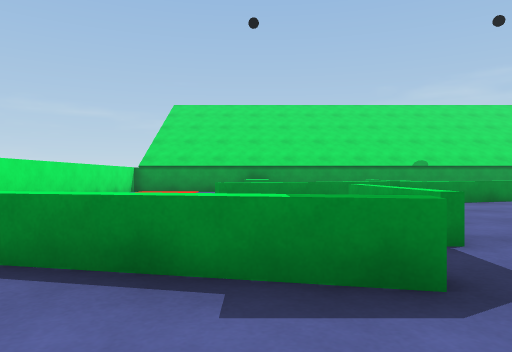
[1] (above)

17 first-person views from a walk through a scene from a Unity 3-D project. The camera is 0.58 m above the floor, looks level and sees 70° across. The floor is counted in squares, 1 m on a side. Each view is taken from the middle of a square. On the plan, view 1 faces up. The plan holds only what a view shows up to about 10 squares ahead; the rest is blank. The place goes on beyond the plan. The player is left out.

[2]
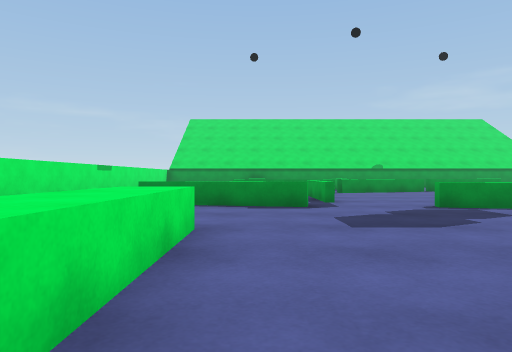

[3]
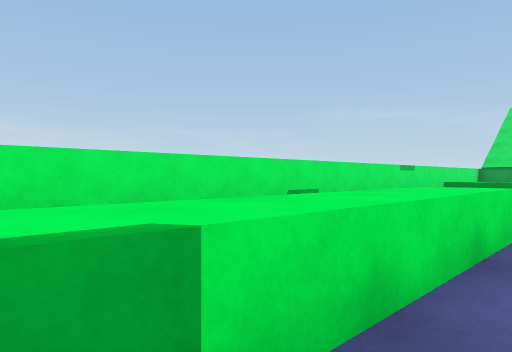

[4]
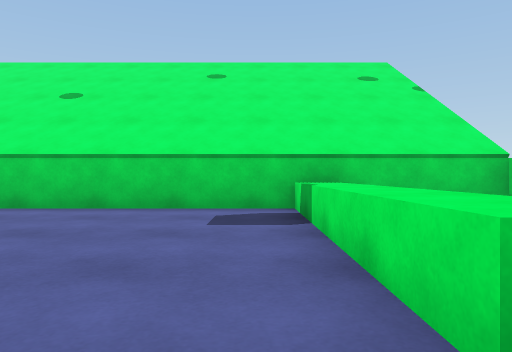

[5]
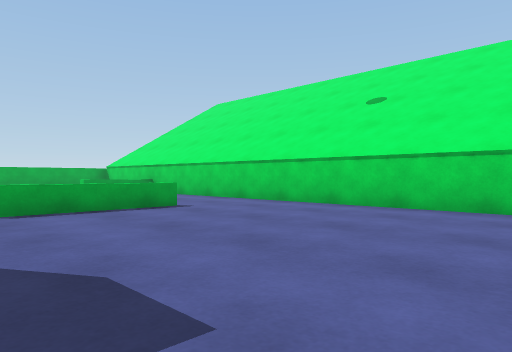

[6]
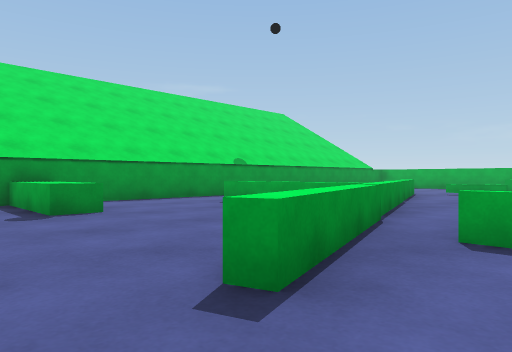

[7]
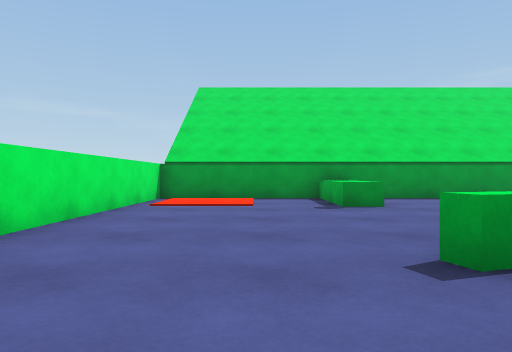

[8]
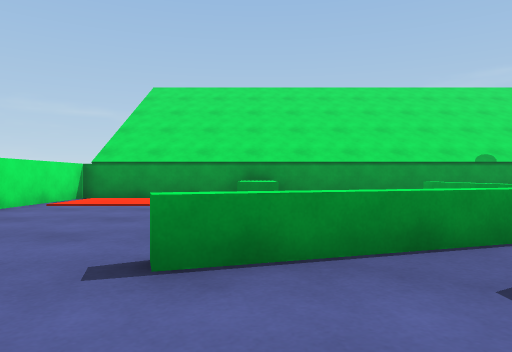

[9]
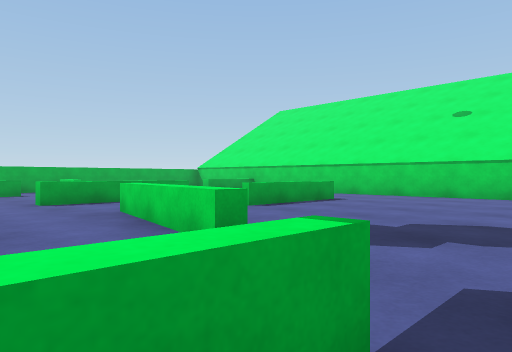

[10]
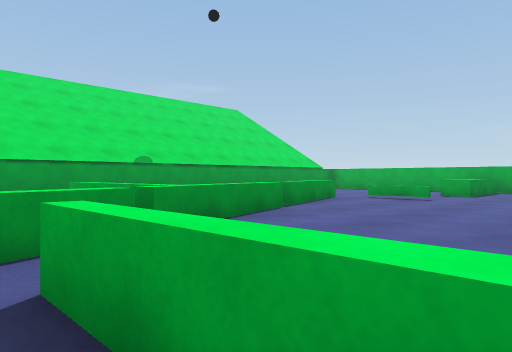

[11]
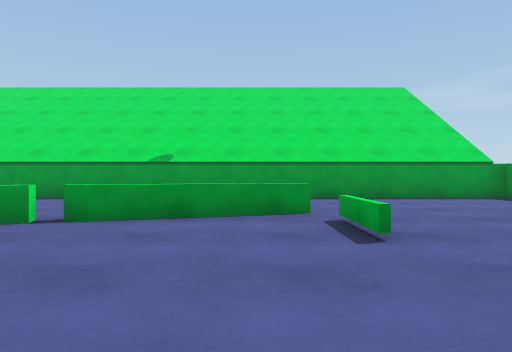

[12]
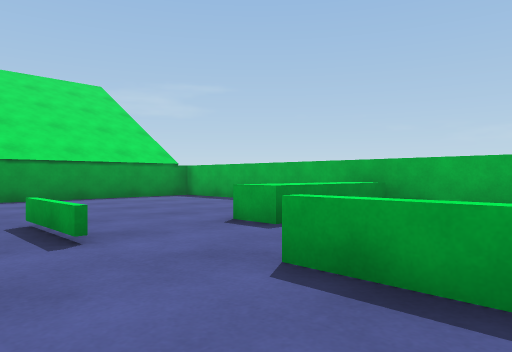

[13]
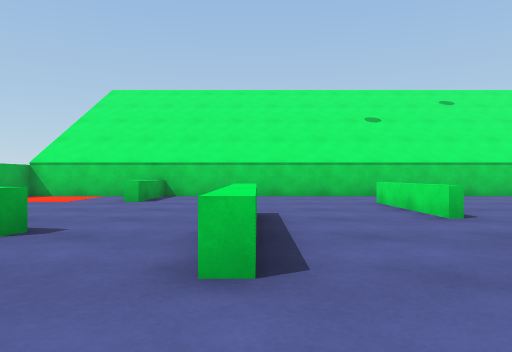

[14]
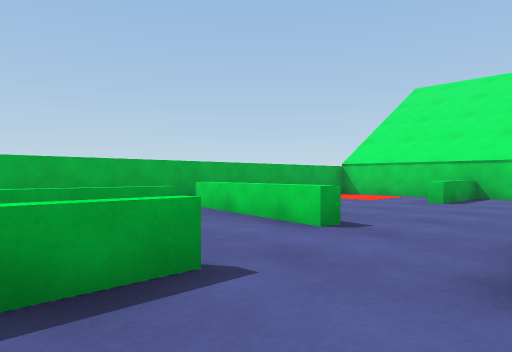

[15]
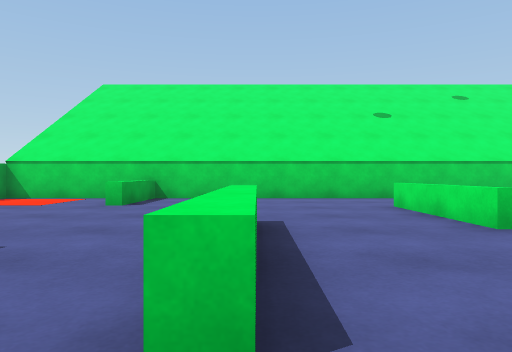

[16]
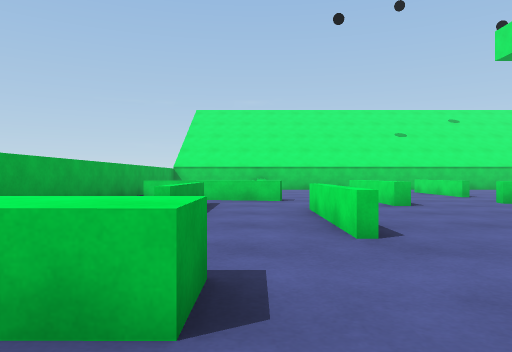

[17]
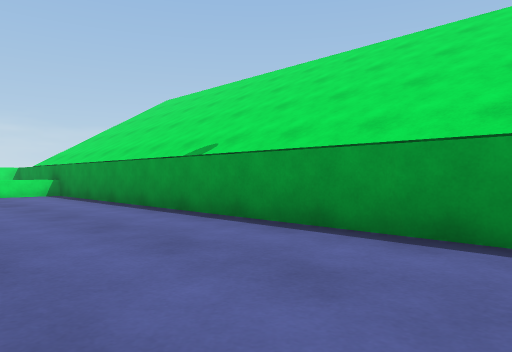

### Floor plan
Key: @ floor where view 1 was taken; # wall or solid block; x gap in a wall; . main floor; : floor 0.05 m higher than the main floor; = window, fence, low wall or low ledge; ^ raised ledge.
Columns run from 5 left of view 1 to 16 right of it. Each row starts with its distance up from view 1.
 14 ######################
 13 #::..^...............#
 12 #::..^...............#
 11 #....^..=............#
 10 #.......=...  ^=.... #
  9 #.......=. x^^.=.... #
  8 #...... ^^^....=.....#
  7 #....^^^..........^^^#
  6 #....=.x...........  #
  5 # .....=........=..  #
  4 #  . ..=..   ...=.=  #
  3 #  ^. .=........=.=  #
  2 #  =^^=..^....=...=  #
  1 #   ..... =^=.^....  #
  0 #   .@........^..^^^=#
 -1 #   ^......=..^...   #
 -2 #   ^......=.......  #
 -3 #   ^......=.......  #
 -4 #   ^......=.....=.. #
 -5     ^.......... .^...#
 -6     ^.......... .^...#
 -7 ######################

Where each view was taken, in squares from view 1:
view 1: 0 up, 0 right, facing up
view 2: 5 down, 0 right, facing up
view 3: 5 down, 0 right, facing up-left
view 4: 0 up, 0 right, facing down
view 5: 0 up, 0 right, facing down-right
view 6: 5 up, 2 left, facing up-right
view 7: 4 up, 2 left, facing up
view 8: 4 up, 0 right, facing up
view 9: 4 up, 1 right, facing down-right
view 10: 4 up, 1 right, facing up-right
view 11: 4 up, 9 right, facing up
view 12: 4 up, 9 right, facing up-right
view 13: 4 up, 9 right, facing down
view 14: 4 up, 9 right, facing down-right
view 15: 3 up, 9 right, facing down
view 16: 9 up, 12 right, facing down
view 17: 10 up, 12 right, facing up-left
